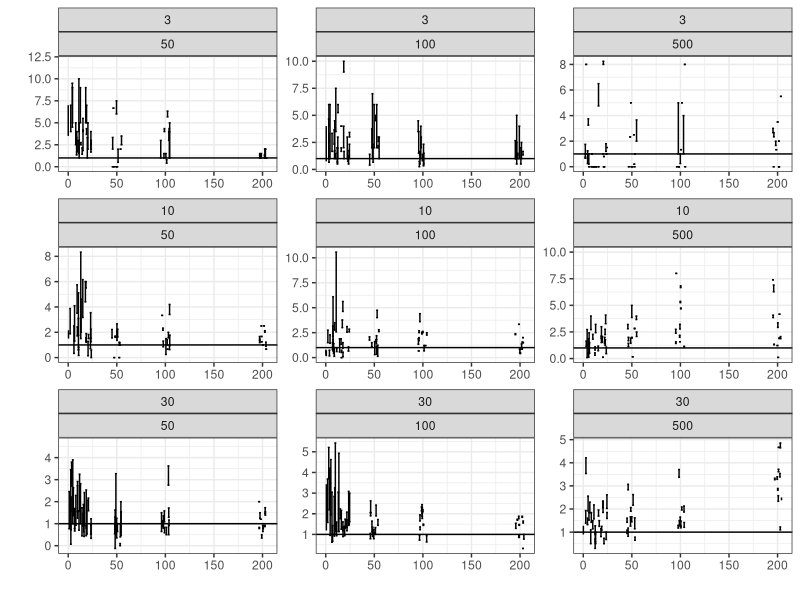

This chart was generated by the following R code:
library(ggplot2)

dat_raw <- read.table('compiled_data.txt', head = T, as.is = T)

#dat_raw$error_min <- (dat_raw$min_t - dat_raw$sim_t) / dat_raw$sim_t
#dat_raw$error_max <- (dat_raw$max_t - dat_raw$sim_t) / dat_raw$sim_t

dat_raw$error_min <- dat_raw$min_t / dat_raw$sim_t
dat_raw$error_max <- dat_raw$max_t / dat_raw$sim_t


dat1.1 <- dat_raw
dat1.1$ntax <- factor(dat1.1$ntax)
dat1.1$slen <- factor(dat1.1$slen)

#plot1.1 <- ggplot(dat1.1, aes(x = jitter(sim_t), y = ((error_max - error_min) / 2) + error_min)) + geom_errorbar(aes(ymin = error_min , ymax = error_max), width = 0.5) + xlab('Simulated number of transitions') + ylab('Estimated number of transitions') + geom_abline(intercept = 1, slope = 0)  + xlim(0, 30) + facet_wrap(~slen + ntax, ncol = 3) + ggtitle('Estimated vs. simulated number of transitions \n(Sequence length, number of taxa)') + theme_bw() + ylim(0, 5)

plot1.1 <- ggplot(dat1.1, aes(x = jitter(exp_t), y = sim_t)) + geom_point() + facet_wrap(~ntax, ncol = 3)

#+ geom_errorbar(aes(ymin = error_min , ymax = error_max), width = 0.5) + xlab('Simulated number of transitions') + ylab('Estimated number of transitions') + geom_abline(intercept = 1, slope = 0)  + xlim(0, 30) + facet_wrap(~slen + ntax, ncol = 3) + ggtitle('Estimated vs. simulated number of transitions \n(Sequence length, number of taxa)') + theme_bw() + ylim(0, 5)


#print(plot1.1)

#stop('dechire')

#####

dat1.2 <- dat_raw
dat1.2$ntax <- factor(dat1.2$ntax)
dat1.2$slen[dat1.2$slen == 1000] <- dat1.2$slen[dat1.2$slen == 1000] - 800
dat1.2$exp_t <- factor(dat1.2$exp_t)
dat1.2$slen <- jitter(dat1.2$slen, amount = 5)

#plot1.2 <- ggplot(dat1.2, aes(x = slen, y =  ((error_max - error_min) / 2) + error_min)) + geom_errorbar(aes(ymin = error_min, ymax = error_max), width = 4) + xlim(0, 205) + facet_wrap(~exp_t + ntax, scales = 'free') + ylim(-2, 10) + ylab('Error in estimated number of transitions (Esitimated / simulated)') + xlab('Sequence length') + ggtitle('Errors in estimates vs. sequence length \n(Expected transitions, number of taxa)') + theme(axis.ticks = element_blank(), axis.text.x = element_blank()) + theme_bw() + geom_abline(intercept = 1, slope = 0)

plot1.2 <- ggplot(dat1.2, aes(x = slen, y =  ((error_max - error_min) / 2) + error_min)) + geom_errorbar(aes(ymin = error_min, ymax = error_max, width = 2)) + xlim(0, 205) + facet_wrap(~exp_t + ntax, scales = 'free')+ xlab('') + theme(axis.ticks = element_blank(), axis.text.x = element_blank()) + theme_bw() + geom_abline(intercept = 1, slope = 0) + ylab ('') #+ ylim(0, 10)


pdf(file = 'Fig1.pdf', useDingbats = F, width = 12, height = )
print(plot1.2)
dev.off()
